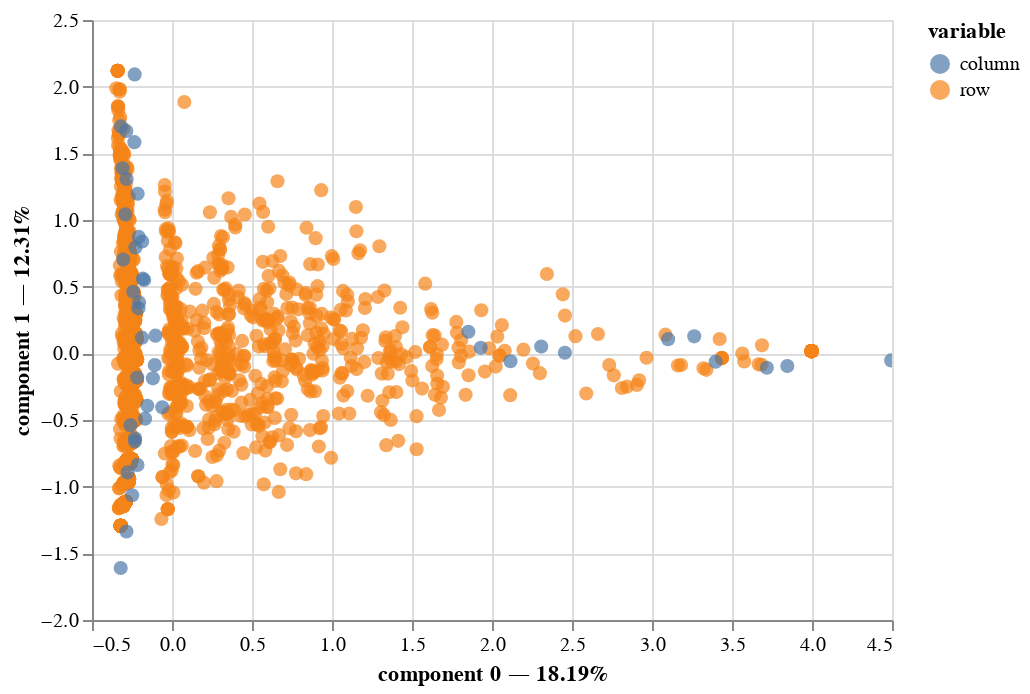

Notebook cell for this chart:
### Code cell
ax = acm_items22.plot(X=data[Items22])
ax

### Figure 1 — Vega-Lite specification as saved in the notebook (floating-point values rounded to 4 significant figures; data arrays with more than 128 entries replaced by an {"elided": "..."} marker saying what was removed)
{"config": {"view": {"continuousWidth": 400, "continuousHeight": 300}}, "data": {"name": "data-88dff8871511a498c4b66297e2d29f9b"}, "mark": {"type": "circle", "size": 50}, "encoding": {"color": {"field": "variable", "type": "nominal"}, "tooltip": [{"field": "variable", "type": "nominal"}, {"field": "value", "type": "nominal"}, {"field": "component 0", "type": "quantitative"}, {"field": "component 1", "type": "quantitative"}], "x": {"axis": {"title": "component 0 — 18.19%"}, "field": "component 0", "scale": {"zero": false}, "type": "quantitative"}, "y": {"axis": {"title": "component 1 — 12.31%"}, "field": "component 1", "scale": {"zero": false}, "type": "quantitative"}}, "selection": {"selector001": {"type": "interval", "bind": "scales", "encodings": ["x", "y"]}}, "$schema": "https://vega.github.io/schema/vega-lite/v4.17.0.json", "datasets": {"data-88dff8871511a498c4b66297e2d29f9b": {"elided": "3077 records"}}}
